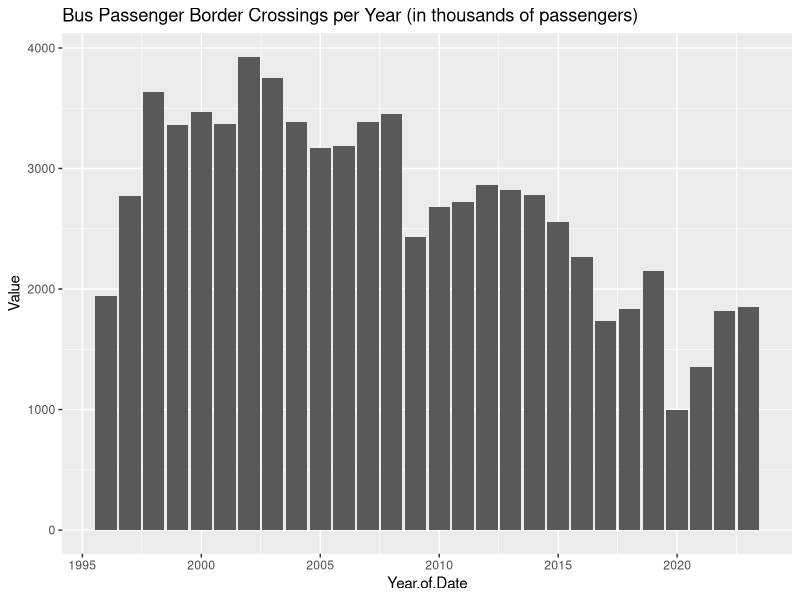

Write the R code that produced this figure.
## ---- chunk 1
library(readxl)
library(ggplot2)
gdp <- read_excel("gdp_data.xlsx")
borders <- read.csv("bordercrossing.csv")

## ---- chunk 2
buspassengers = borders[borders$Measure == "Bus Passengers",]
buspassengers$Value = buspassengers$Value/1000
result = aggregate(Value ~ Year.of.Date, data = buspassengers, FUN = sum)
result
ggplot(result, aes(x = Year.of.Date, y = Value)) +
  geom_bar(stat = "identity") +
  labs(title = "Bus Passenger Border Crossings per Year (in thousands of passengers)", x = "Year.of.Date", y = "Value")
## ---- chunk 3
unique(borders$Measure)
## ---- chunk 4
unique(borders$Port.Name)
